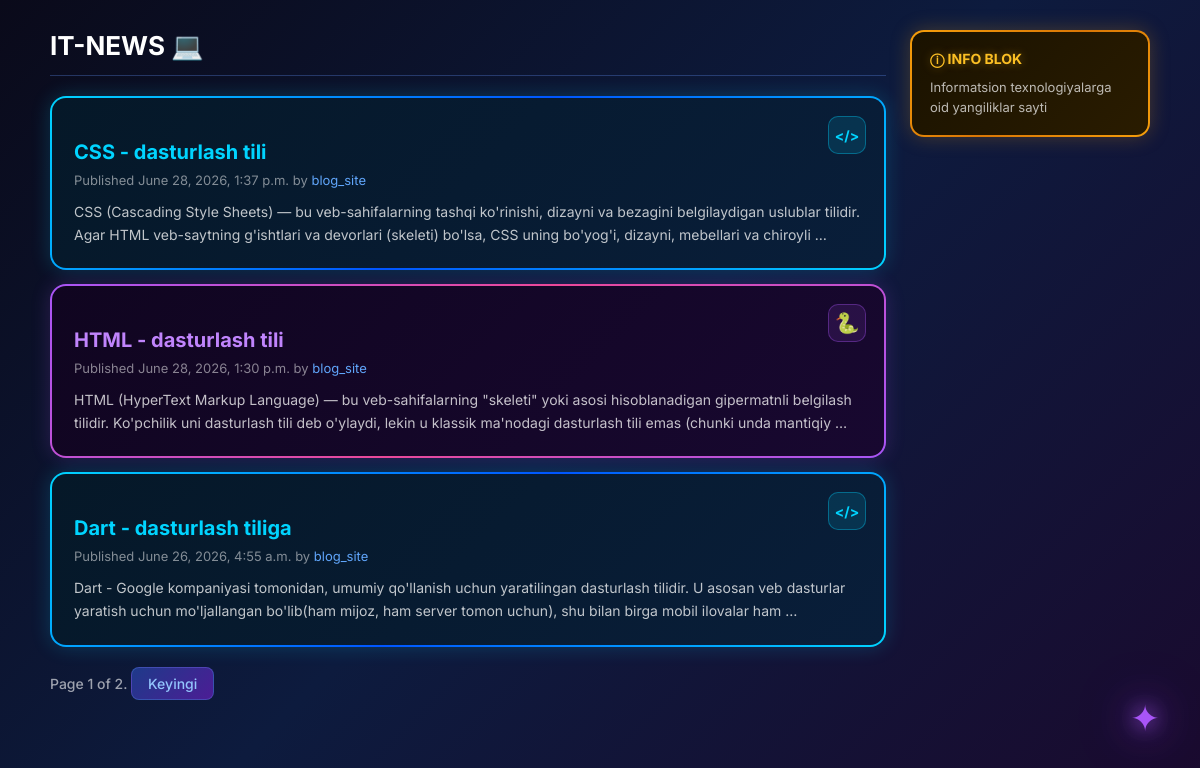
The page / on the database its author committed.
### blog_site/models.py (models this page shows, shortened)
class Post(models.Model):
    STATUS_CHOICES = (
        ('draft', 'Draft'),
        ('published', 'Published'),
    )
    title = models.CharField(max_length=250)
    slug = models.SlugField(max_length=250, unique_for_date='publish')
    author = models.ForeignKey(User, on_delete=models.CASCADE, related_name='blog_posts')
    body = models.TextField()
    publish = models.DateTimeField(default=timezone.now)
    created = models.DateTimeField(auto_now_add=True)
    updated = models.DateTimeField(auto_now=True)
    status = models.CharField(max_length=10,
                              choices=STATUS_CHOICES,
                              default='draft')
    class Meta:
        ordering = ('-publish',)
    objects = models.Manager()
    published = PublishedManager()
    def get_absolute_url(self):
        return reverse('blogapp:post_detail',
                       args=[self.publish.year,
                             self.publish.month,
                             self.publish.day, self.slug])

### blog_site/views.py (the view)
# urls.py: path('', views.PostListView.as_view(), name='post_list'),
class PostListView(ListView):
    queryset = Post.published.all()
    context_object_name = 'posts'
    paginate_by = 3
    template_name = 'blog/post/list.html'

### templates/blog/post/list.html (shortened to what this page needs)
{% extends "blog/base.html" %}
{% block content %}
    <h1 class="site-title">IT-NEWS 💻</h1>
    {% for post in posts %}
        {% if forloop.counter|divisibleby:2 %}
            <div class="post-card card-purple">
                <div class="post-card-inner">
                    <div class="post-icon icon-purple">🐍</div>
                    <h2 class="post-title title-purple">
                        <a href="{{ post.get_absolute_url }}">{{ post.title }}</a>
                    </h2>
                    <p class="post-date">Published {{ post.publish }} by <span class="post-author">{{ post.author }}</span></p>
                    <p class="post-body">{{ post.body|truncatewords:30 }}</p>
                </div>
            </div>
        {% else %}
            <div class="post-card card-cyan">
                <div class="post-card-inner">
                    <div class="post-icon icon-cyan">&lt;/&gt;</div>
                    <h2 class="post-title title-cyan">
                        <a href="{{ post.get_absolute_url }}">{{ post.title }}</a>
                    </h2>
                    <p class="post-date">Published {{ post.publish }} by <span class="post-author">{{ post.author }}</span></p>
                    <p class="post-body">{{ post.body|truncatewords:30 }}</p>
                </div>
            </div>
        {% endif %}
    {% endfor %}
    {% include "paginator.html" with page=page_obj %}
{% endblock %}

### templates/blog/base.html (shortened to what this page needs)
{% load static %}
<!DOCTYPE html>
<html lang="uz">
<head>
    <link href="{% static 'css/blog.css' %}" rel="stylesheet">
</head>
<body>
    <div class="glow-star">✦</div>
    <div id="wrapper">
        <div id="content">
            {% block content %}
            {% endblock %}
        </div>
        <div id="sidebar">
            <div class="sidebar-card">
                <div class="sidebar-inner">
                    <div class="sidebar-title">ⓘ INFO BLOK</div>
                    <p class="sidebar-text">Informatsion texnologiyalarga oid yangiliklar sayti</p>
                </div>
            </div>
        </div>
    </div>
</body>
</html>

### templates/paginator.html (shortened to what this page needs)
<div class="pagination">
 <span class="step-links">
     <span class="current">
 Page {{ page.number }} of {{ page.paginator.num_pages }}.
 </span>
     {% if page.has_next %}
         <a href="?page={{ page.next_page_number }}">Keyingi</a>
     {% endif %}
 </span>
</div>

### blog_site/static/css/blog.css (style rules this page uses)
* { margin: 0; padding: 0; box-sizing: border-box; }
body { font-family: 'Inter', sans-serif; background: linear-gradient(135deg, #0a0a1a 0%, #0d1b3e 50%, #1a0a2e 100%); min-height: 100vh; color: white; padding: 30px 20px; position: relative; overflow-x: hidden; }
.glow-star { position: fixed; bottom: 60px; right: 40px; font-size: 36px; color: #a855f7; text-shadow: 0 0 20px #a855f7, 0 0 40px #a855f7, 0 0 60px #a855f7; animation: pulse 2s infinite; pointer-events: none; z-index: 0; }
#wrapper { display: flex; gap: 24px; max-width: 1100px; margin: 0 auto; position: relative; z-index: 1; align-items: flex-start; }
#content { flex: 1; }
#sidebar { width: 240px; flex-shrink: 0; }
.site-title { font-size: 26px; font-weight: 700; color: white; margin-bottom: 20px; padding-bottom: 14px; border-bottom: 1px solid rgba(100, 150, 255, 0.3); }
.post-card { border-radius: 16px; padding: 2px; margin-bottom: 14px; }
.card-cyan { background: linear-gradient(135deg, #00d4ff, #0055ff, #00d4ff); box-shadow: 0 0 20px rgba(0, 212, 255, 0.2); }
.card-purple { background: linear-gradient(135deg, #a855f7, #ec4899, #a855f7); box-shadow: 0 0 20px rgba(168, 85, 247, 0.2); }
.post-card-inner { border-radius: 14px; padding: 22px 22px 22px 22px; position: relative; }
.card-cyan .post-card-inner { background: linear-gradient(135deg, #051828 0%, #091e3a 100%); }
.card-purple .post-card-inner { background: linear-gradient(135deg, #100520 0%, #180830 100%); }
.post-icon { position: absolute; top: 18px; right: 18px; width: 38px; height: 38px; border-radius: 10px; display: flex; align-items: center; justify-content: center; font-size: 14px; font-weight: 700; }
.icon-cyan { background: rgba(0, 212, 255, 0.12); border: 1px solid rgba(0, 212, 255, 0.35); color: #00d4ff; }
.icon-purple { background: rgba(168, 85, 247, 0.12); border: 1px solid rgba(168, 85, 247, 0.35); font-size: 20px; }
.post-title { font-size: 20px; font-weight: 700; margin-bottom: 8px; padding-right: 52px; }
.post-title a { text-decoration: none; }
.title-cyan a { color: #00d4ff; }
.title-purple a { color: #c084fc; }
.post-date { font-size: 13px; color: rgba(255,255,255,0.5); margin-bottom: 12px; font-style: normal; font-family: inherit; }
.post-author { color: #60a5fa; }
.post-body { font-size: 14px; color: rgba(255,255,255,0.75); line-height: 1.65; }
.sidebar-card { border-radius: 14px; padding: 2px; background: linear-gradient(135deg, #f59e0b, #d97706, #f59e0b); box-shadow: 0 0 20px rgba(245, 158, 11, 0.25); }
.sidebar-inner { background: linear-gradient(135deg, #1a1200 0%, #2a1c00 100%); border-radius: 12px; padding: 18px; }
.sidebar-title { font-size: 14px; font-weight: 700; color: #fbbf24; margin-bottom: 10px; text-shadow: 0 0 10px rgba(251, 191, 36, 0.4); }
.sidebar-text { font-size: 13px; color: rgba(255,255,255,0.7); line-height: 1.5; }
.pagination { margin: 20px 0; font-weight: 500; clear: both; display: flex; align-items: center; gap: 10px; font-size: 14px; color: rgba(255,255,255,0.6); }
.pagination a { display: inline-flex; align-items: center; gap: 6px; padding: 7px 16px; background: linear-gradient(135deg, #1e3a8a, #4c1d95); border: 1px solid rgba(100, 150, 255, 0.3); border-radius: 8px; color: #93c5fd; text-decoration: none; font-size: 14px; font-weight: 500; transition: all 0.2s; }
a { color: #00d4ff; text-decoration: none; }
h1 { font-weight: 700; border-bottom: 1px solid rgba(255,255,255,0.15); padding: 0 0 14px; color: #00d4ff; }
h2 { font-weight: 600; margin: 20px 0 0; color: #00d4ff; }

### rows shown on the page
Post: title "CSS - dasturlash tili", publish "June 28, 2026, 1:37 p.m.", author "blog_site", body "CSS (Cascading Style Sheets) — bu veb-sahifalarning tashqi ko'rinishi, dizayni va bezagini belgilaydigan uslublar tilidir. Agar HTML veb-saytning g'ishtlari va devorlari (skeleti) bo'lsa, CSS uning bo'yog'i, dizayni, mebellari va chiroyli …"
Post: title "HTML - dasturlash tili", publish "June 28, 2026, 1:30 p.m.", author "blog_site", body "HTML (HyperText Markup Language) — bu veb-sahifalarning \"skeleti\" yoki asosi hisoblanadigan gipermatnli belgilash tilidir. Ko'pchilik uni dasturlash tili deb o'ylaydi, lekin u klassik ma'nodagi dasturlash tili emas (chunki unda mantiqiy …"
Post: title "Dart - dasturlash tiliga", publish "June 26, 2026, 4:55 a.m.", author "blog_site", body "Dart - Google kompaniyasi tomonidan, umumiy qo'llanish uchun yaratilingan dasturlash tilidir. U asosan veb dasturlar yaratish uchun mo'ljallangan bo'lib(ham mijoz, ham server tomon uchun), shu bilan birga mobil ilovalar ham …"

### other values the page prints
{{ page.number }} "1"
{{ page.paginator.num_pages }} "2"
